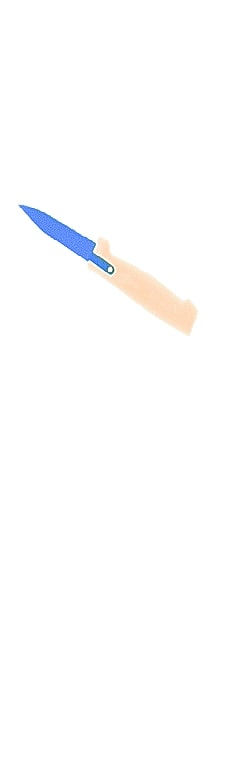
#> input picture threat_images/BAGGAGE_20170522_113049_80428_A.jpg, 232 x 768 px
$ jupyter execute --allow-errors notebook1.ipynb
#> lines starting #> are read from the running program, lines starting #| are printed output that depends on the picture; after the words box and inside, x2 and y2 are one past the last pixel; in counts of white or black regions, pixels touching at a corner belong together
#> in load_image, img is the input picture: shape (768, 232, 3); mean B, G, R 253.7, 253.4, 253.4
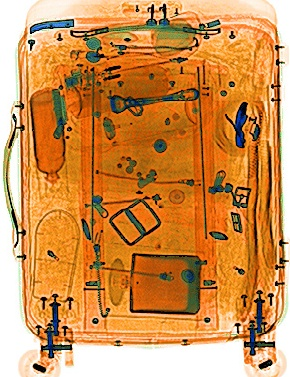
#> input picture background_images/BAGGAGE_20180811_175323_83216_B_1.jpg, 290 x 377 px
#> in load_image, img is the input picture: shape (377, 290, 3); mean B, G, R 80.9, 143.2, 205.4
# Project: Image Blending

## Author:  SUMIT KUTTY

### Load necessary packages

[cell 1]
import cv2
import imutils
import os
import numpy as np
import matplotlib.pyplot as plt
import time

## Functions

[cell 2]
def load_image(path, flag = None):
    '''
    #Loads and converts image to RGB.
    '''
    img = cv2.imread(path, flag)
    img = cv2.cvtColor(img, cv2.COLOR_BGR2RGB)
    return img


def process_image(img):
    '''
    Processes the image to ease the foreground extraction.
    * thresholding
    * smoothening
    * edge detection
    * contour extraction

    RETURNS: Pre-Processed Image, Contour Coordinates.
    '''
    #to make the inner knife and outer a part of same
    ret, thresh = cv2.threshold(img, 251, 255, cv2.THRESH_BINARY)
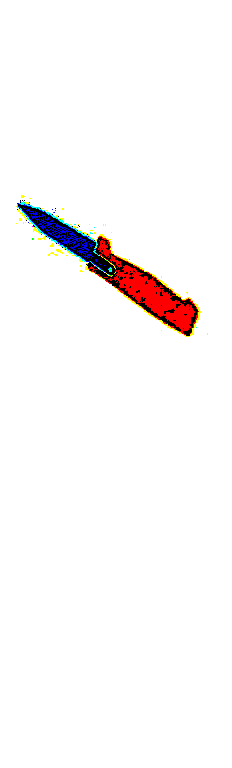
#> thresh: shape (768, 232, 3); mean R, G, B 250.2, 247.5, 247.4
    #to add noise such that the edges are smoother
    blurred = cv2.GaussianBlur(thresh, (7,7), 0)
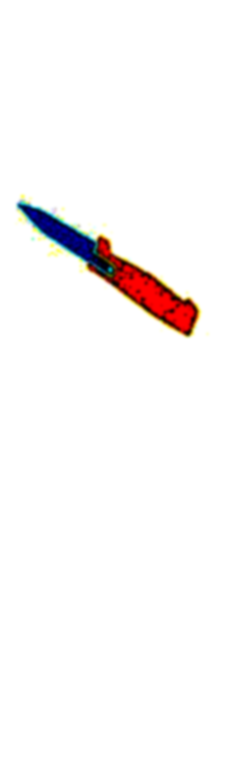
#> blurred: shape (768, 232, 3); mean R, G, B 250.2, 247.5, 247.4
    #canny requires grayscale
    gray = cv2.cvtColor(blurred, cv2.COLOR_RGB2GRAY)
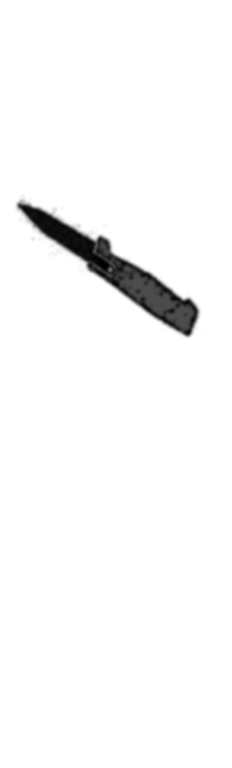
#> gray: shape (768, 232); min 1, max 255, mean 248.3
    #Edge detection based on thresholds (500, 200)
    edges = cv2.Canny(gray, 490, 200)
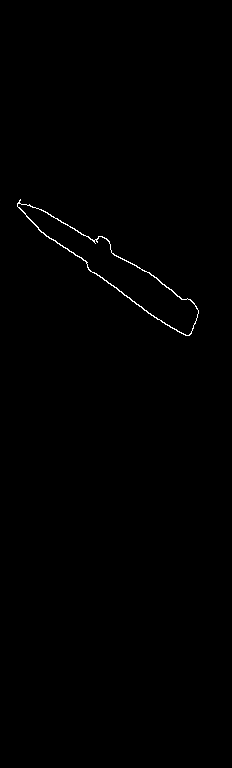
#> edges: shape (768, 232); 0.35% white in thin lines or dots, all inside (x1, y1, x2, y2) = (17, 199, 199, 336)


    #Smoothening little more
    blur = cv2.GaussianBlur(edges, (1,1), 0)
    #Finding Contours
    contours, hierarchy = cv2.findContours(blur, cv2.RETR_TREE, cv2.CHAIN_APPROX_NONE)
#> contours = 2 contours; box (x1, y1, x2, y2) and area: (17, 199, 199, 336) 5452, (17, 203, 199, 336) 5232

    return blur, contours #processed image and contours


def viz_images(img1, img2):
    '''
    Visualize two images side by side.
    '''
    fig , (ax1, ax2) = plt.subplots(nrows = 1, ncols = 2, figsize=(10,12))
    ax1.imshow(img1)
    ax2.imshow(img2, cmap = 'gray')
    plt.show()


def show(img, title, cnt=None):
    '''
    * Displays an Image
    * Draws contour
    '''
    if cnt is None:
        plt.figure(figsize = (10,12))
        plt.title(title, fontsize = 12)
        plt.imshow(img)
        plt.show()

    else: #If contour is sent
        c = cv2.drawContours(img, cnt, -1, (0,255,0), 1)
        plt.figure(figsize = (10,12))
        plt.title("Contour")
        plt.imshow(c)
        plt.show()


def write_image(img, path, names):
    '''
    Writes Image to disk
    '''
    for i in names:
        cv2.imwrite(f"{path}{i}.png", img)


def convert_to_png(img):
    '''
    Adds alpha channel
    '''
    tmp = cv2.cvtColor(img, cv2.COLOR_BGR2GRAY)
    _,alpha = cv2.threshold(tmp,0,255,cv2.THRESH_BINARY)
    b, g, r, a = cv2.split(img)
    rgba = [b,g,r, alpha]
    dst = cv2.merge(rgba,4)
    return dst


def scalenrotate(dst):
    '''
    Scales down by a factor and rotates 45 degrees
    '''
    width_resize = int(dst.shape[1] * 0.4)
    dst = imutils.resize(dst, width = width_resize)

    #Rotate and Keep the image within the frame
    rotated = imutils.rotate_bound(dst, 45)

    return rotated

## Function to Extract Foreground

[cell 3]
def extract_foreground(img, proc_img, contour, path):
    '''
    Adding mask to the contour
    Extracting the ROI from the original threat image.
    Adding alpha channel and making background transparent.
    Scaling and Rotating the threat object by 45 deg

    RETURNS: Extracted Threat Object
    '''

    image_contour = np.copy(img)

    mask = np.zeros_like(proc_img) #create a image with zeros with the same structure

    cv2.fillPoly(mask, [contour], 255) #Mask the Contour Area using 'White'

    res_mask = np.copy(mask)

    #ASsign flags to Foreground object pixels
    res_mask[mask == 0] = cv2.GC_BGD
    res_mask[mask == 255] = cv2.GC_PR_BGD
    res_mask[mask == 255] = cv2.GC_FGD


    #Filter pixels where Flags are true
    mask2 = np.where(
                (res_mask == cv2.GC_PR_FGD) | (res_mask == cv2.GC_FGD), 255, 0

                 ).astype('uint8')


    foreground = np.copy(img)

    foreground[mask2==0] = 0

    #scale and rotate
    foreground = scalenrotate(foreground)

    #Add alpha channel and convert to PNG (make alpha = 0)
    foreground = cv2.cvtColor(foreground, cv2.COLOR_RGB2BGRA)
    foreground = convert_to_png(foreground)

    #write to disk
    write_image(foreground, path, ['fg'])

    return foreground

## Apply the Threat Object to Background

[cell 4]
def add_to_background(bgpath,fgpath):
    '''
    Load images using Pillow function
    Using the blend and paste functions to paste the threat object on the baggage image.

    returns: Final BLended Image
    '''
    bg = Image.open(bgpath)
    fg = Image.open(fgpath)

    #Blending
    alpha = 0.8
    loc = (10,20)
    fg_img_trans = Image.new("RGBA",fg.size)
    fg_img_trans = Image.blend(fg_img_trans,fg,alpha)
    bg.paste(fg_img_trans,box,fg_img_trans)

    return bg

### Path Declaration and Image name

[cell 5]
bg_imgs = os.listdir('background_images')
threat_imgs = os.listdir('threat_images')

bgimg = 'BAGGAGE_20180811_175323_83216_B_1.jpg'
threatimg = 'BAGGAGE_20170522_113049_80428_A.jpg'

fgimg = '45deg.png'
fgpath = 'threat_masks/' + fgimg


bgpath =     'background_images/' + bgimg
threatpath = 'threat_images/' + threatimg

fgp = 'threat_masks/'

output_path = 'final_output/'

## Main

[cell 6]
img = load_image(threatpath)
bg= load_image(bgpath)

proc_img, cnts = process_image(img)
#> cnts has the same summary as contours in process_image

contour = max(cnts, key = cv2.contourArea)
#> contour = contour of 406 points, box (x1, y1, x2, y2) (17, 199, 199, 336), area 5452

fg = extract_foreground(img, proc_img, contour, fgp)
#> in extract_foreground, `cv2.fillPoly(mask, [contour], 255) #Mask the Contour Area using 'White'`: mask: shape (768, 232); 3.2% white; 1 white region, box (x1, y1, x2, y2) and area: (17, 199, 199, 336) 5656
#> in extract_foreground, `res_mask[mask == 255] = cv2.GC_FGD`:
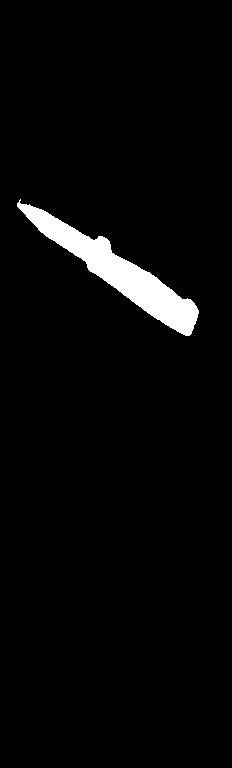
#> res_mask: shape (768, 232); values 0 (black) and 1 (white), 3.2% white; 1 white region, box (x1, y1, x2, y2) and area: (17, 199, 199, 336) 5656
#> in extract_foreground, `foreground[mask2==0] = 0`:
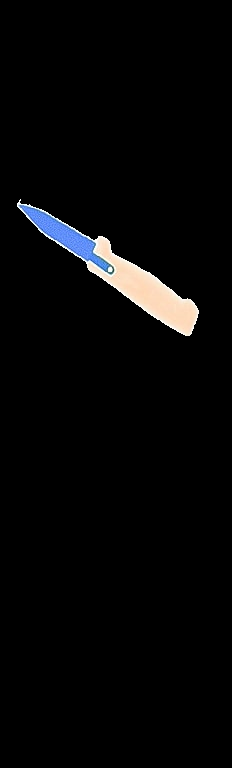
#> foreground: shape (768, 232, 3); mean R, G, B 6.5, 6.5, 6.8
#> in scalenrotate, `dst = imutils.resize(dst, width = width_resize)`:
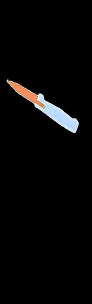
#> dst: shape (304, 92, 3); mean of channels 0, 1, 2 6.5, 6.5, 6.8; drawn as B, G, R
#> in scalenrotate, `rotated = imutils.rotate_bound(dst, 45)`:
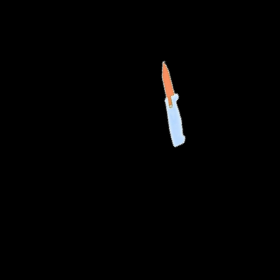
#> rotated: shape (280, 280, 3); mean of channels 0, 1, 2 2.3, 2.3, 2.4; drawn as B, G, R
#> in convert_to_png, `_,alpha = cv2.threshold(tmp,0,255,cv2.THRESH_BINARY)`:
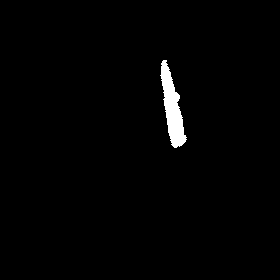
#> alpha: shape (280, 280); 1.4% white; 1 white region, box (x1, y1, x2, y2) and area: (160, 60, 187, 148) 1126
#> in convert_to_png, `b, g, r, a = cv2.split(img)`: a: shape (280, 280); every value is 255
show(fg, "THREAT OBJECT")


#> (the rest of this cell did not finish here and is left out)

show(final_img, "FINAL IMAGE")
